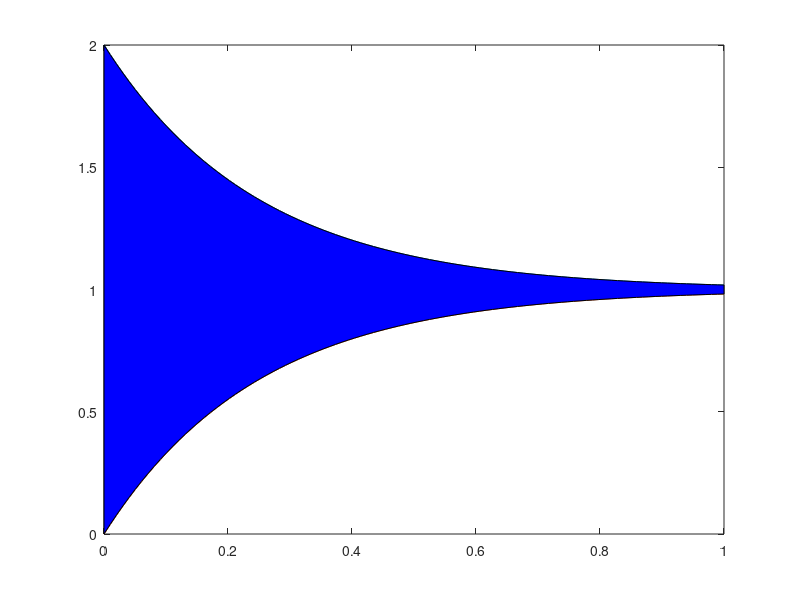

This figure's MATLAB source:


x = linspace(0,1);
y1 = 1 + exp(-4*x);
y2 = 1 - exp(-4*x);
figure(1)
plot(x, y1)
hold on
plot(x, y2)
% patch([x x], [y1 fliplr(y2)], 'b')
xn = [x fliplr(x)];
yn = [y1, fliplr(y2)];
fill(xn, yn, 'b');
hold off